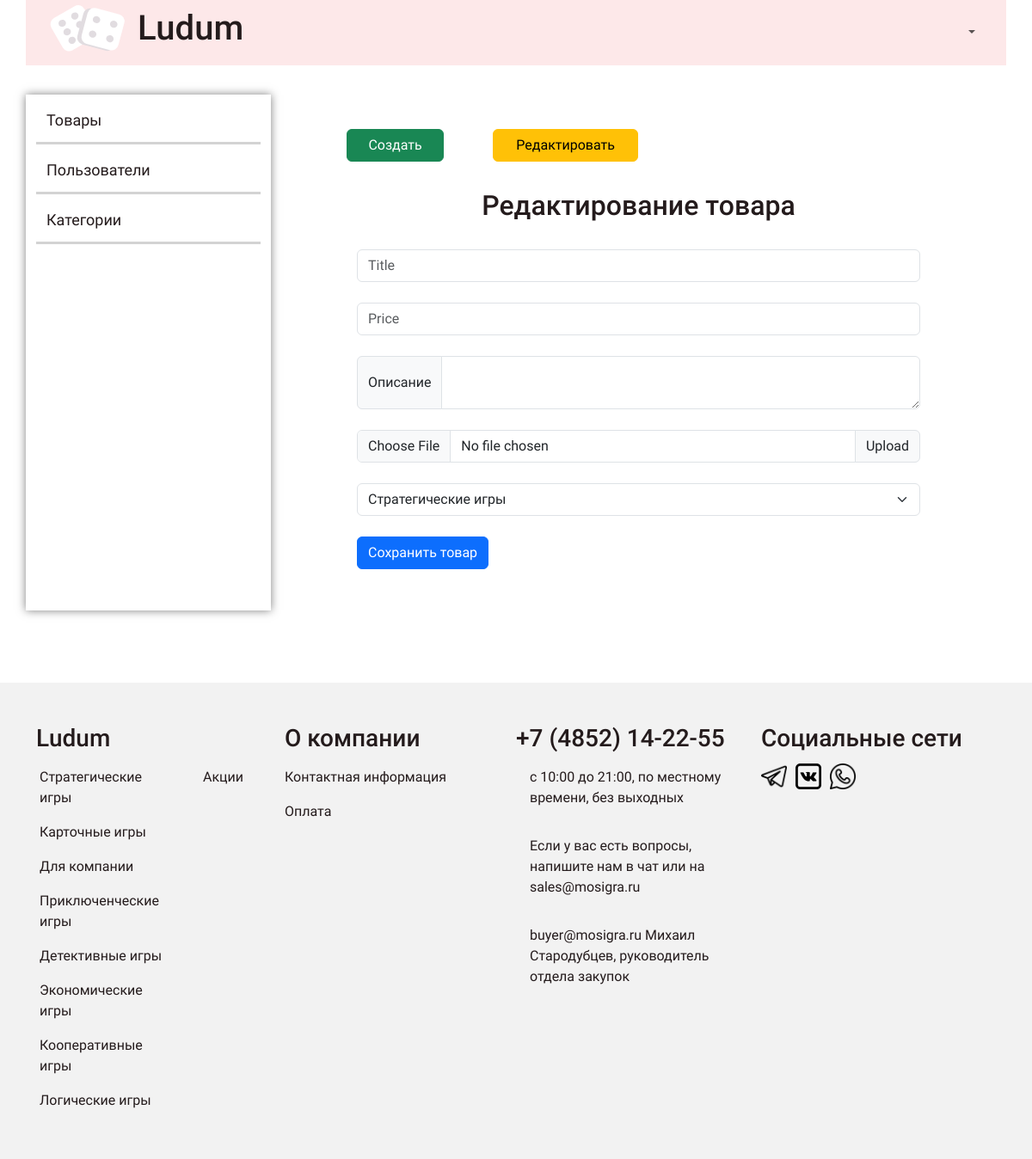
/admin/posts/edit.php, run on the app's committed database.
### tables this page shows
CREATE TABLE `category` (
  `id` int(11) NOT NULL,
  `name` varchar(128) NOT NULL,
  `description` varchar(256) NOT NULL
);

### app/controllers/posts.php (called while the page is built, shortened)
<?php
include SITE_ROOT . "/app/database/db.php";
$price='';
$errMsg = [];
$allCategory = selectAll('category');
if($_SERVER['REQUEST_METHOD'] === 'POST' && isset($_POST['add_post'])){
    if(!empty($_FILES['img']['name'])){
        $imgName = time() . "_" . $_FILES['img']['name'];
        $fileTmpName = $_FILES['img']['tmp_name'];
        $fileType = $_FILES['img']['type'];
        $destination = ROOT_PATH . "\assets\posts\\" . $imgName;
        if(strpos($fileType, 'image')===false){
            array_push($errMsg, "Подгружаемый файл не является изображением");
        }
        else{
            $result = move_uploaded_file($fileTmpName, $destination);
            if($result){
                $_POST['img'] = $imgName;
            }else{
                array_push($errMsg, "Ошибка загрузки изображения на сервер");
            }
        }
    }else{
        array_push($errMsg, "Ошибка получения изображения");
    }
    $title = trim($_POST['title']);
    $price = trim($_POST['price']);
    $topic = trim($_POST['topic']);
    $content = trim($_POST['content']);
    if($title === '' || $price === '' || $topic ===''){
        array_push($errMsg, "Не все поля заполнены!");
    }elseif (mb_strlen($title, 'UTF8') < 5) {
        array_push($errMsg, "Название товара должно быть более 5-и символов");
    }else{
        $existence = selectOne('games', ['name' => $title]);
        if ($existence['name'] === $title){
            array_push($errMsg, "Товар уже существует");
        }
        else{
            $post = [
                'image' => $_POST['img'],
                'name' => $title,
                'price' => $price,
                'description' => $content,
                'id_category' => $topic
            ];
            $post = insert('games', $post);
            header('location:' . BASE_URL . 'admin/posts/index.php');
        }
    }
}
else{
    $title = '';
}
?>

### app/database/db.php (called while the page is built, shortened)
<?php
require('connect.php');
function dbCheckError($query){
    $errInfo = $query->errorInfo();
    return true;
}
function selectAll($table, $params =[]){
    global $pdo;
    $sql = "SELECT * FROM $table";
    $query = $pdo->prepare($sql);
    $query->execute();
    return $query->fetchAll();
}

### admin/posts/edit.php (the view, shortened to what this page needs)
<?php
    include("../../app/controllers/posts.php");
?>
<!DOCTYPE html>
<html lang="en">
<head>
    <link rel="stylesheet" type="text/css" href="../../css/bootstrap.min.css">
    <link rel="stylesheet" type="text/css" href="../../css/admin.css">
</head>
<body>
  <?php
    include("../../app/include/header-admin.php");
  ?>
  <div class="container">
    <?php include("../../app/include/sidebar-admin.php");?>
        <div class="posts col-9">
            <div class="row button">
                <a href="<?php echo BASE_URL . "admin/posts/create.php"; ?>" class="col-2 btn btn-success">Создать</a>
                <div class="col-1"></div>
                <a href="<?php echo BASE_URL . "admin/posts/index.php"; ?>" class="col-3 btn btn-warning">Редактировать</a>
            </div>
            <div class="row title-table">
                <h2>Редактирование товара</h2>
            </div>
            <div class="row">
                <form action="edit.php" method="post" enctype="multipart/form-data">
                    <div class="col my-4">
                        <input name="title" value="<?=$title; ?>" type="text" class="form-control" placeholder="Title" aria-label="Название товара" >
                    </div>
                    <div class="col my-4">
                        <input name="price" value="<?=$price; ?>" type="text" class="form-control" placeholder="Price" aria-label="Стоимость" >
                    </div>
                    <div class="input-group col mb-4">
                        <span class="input-group-text">Описание</span>
                        <textarea id="editor" name="content" class="form-control" aria-label="With textarea"><?=$content;?></textarea>
                    </div>
                    <div class="col input-group my-4">
                        <input name="img" type="file" class="form-control" id="inputGroupFile2">
                        <label for="inputGroupFile2" class="input-group-text">Upload</label>
                    </div>
                    <select name="topic" class="form-select my-4" aria-label="Default select example">
                        <?php foreach($allCategory as $key => $category):?>
                            <option value="<?=$category['id']?>"><?=$category['name']?></option>
                        <?php endforeach; ?>
                    </select>
                    <div class="col my-4">
                        <button name="edit_post" class="btn btn-primary" type="submit">Сохранить товар</button>
                    </div>
                </form>
            </div>
        </div>
    </div>
  </div>
  <?php
    include("../../app/include/footer-admin.php");
  ?>
</body>
</html>

### app/include/footer-admin.php
<?php $allcat = selectAll('category'); ?>
<div class="container-fluid footer">
  <div class="container mt-2">
    <div class="row div_foot_row">
      <div class="d-none d-md-block col-md-3 py-5 ">
        <div class="row ">
          <h3>Ludum</h3>
          <div class="col-8 col-md-8 col-lg-8 div_foot_text">
            <ul class="nav flex-column footer__ul">
            <?php foreach($allcat as $key => $cat):?>
          <li class="nav-item">
            <a class="nav-link" href="<?=BASE_URL . 'category.php?id=' . $cat['id']; ?>"><?=$cat['name']; ?></a>
          </li>
          <?php endforeach; ?>
            </ul>
          </div>
          <div class="col-4 col-md-4 col-lg-4 div_foot_text">
            <ul class="nav flex-column footer__ul">
              <li class="nav-item">
                <a class="nav-link" href="#">Акции</a>
              </li>
            </ul>
          </div>
        </div>
      </div>
      <div class="d-none d-md-block col-md-3 py-5 foot__about div_foot_text">
      <h3>О компании</h3>
          <ul class="nav flex-column footer__ul">
            <li class="nav-item">
              <a class="nav-link" href="#">Контактная информация</a>
            </li>
            <li class="nav-item">
              <a class="nav-link" href="#">Оплата</a>
            </li>
          </ul>
      </div>
      <div class="col-12 col-sm-12 col-md-3 py-sm-4 py-md-5 div_foot_text foot_md">
        <h3>+7 (4852) 14-22-55</h3>
          <ul class="nav flex-column sidebar__ul ">
            <li class="nav-item">
              <p class="foot-p " >с 10:00 до 21:00, по местному времени, без выходных</p>
            </li>
            <li class="nav-item">
              <p class="foot-p" >Если у вас есть вопросы, напишите нам в чат или на sales@mosigra.ru</p>
            </li>
            <li class="nav-item">
              <p class="foot-p" >buyer@mosigra.ru Михаил Стародубцев, руководитель отдела закупок</p>
            </li>
          </ul>
      </div>
      <div class="col-sm-12 col-md-3 pb-sm-4 py-md-5 div_foot_text foot_md">
        <h3>Социальные сети</h3>
          <ul class="nav flex-row sidebar__ul foot_social">
            <li class="nav-item ">
              <a class="nav-link " href="#">
                <img src="<?php echo BASE_URL?>image/telegram.png" class=" d-inline-block " width="30" height="30" alt="Аккаунт" loading="lazy">
              </a>
            </li>
            <li class="nav-item">
              <a class="nav-link" href="#">
                <img src="<?php echo BASE_URL?>image/vk.png" class=" d-inline-block" width="30" height="30" alt="Аккаунт" loading="lazy">
              </a>
            </li>
            <li class="nav-item">
              <a class="nav-link" href="#">
                <img src="<?php echo BASE_URL?>image/watsaap.png" class=" d-inline-block" width="30" height="30" alt="Аккаунт" loading="lazy">
              </a>
            </li>
          </ul>
      </div>
    </div>
  </div>
  </div>

### css/admin.css (style rules this page uses)
* { margin: 0; padding: 0; font-family: 'Roboto','sans-serif','Helvetica'; color: #241B1C; }
body { background-color: white; min-width: 510px; }
@media screen and (min-width: 520px) { .div_foot_text .nav { --bs-nav-link-color: #241B1C; --bs-nav-link-hover-color: #241B1C; } }
@media (min-width: 576px) { .sidebar__ul { --bs-nav-link-hover-color: #FE9FA1; --bs-nav-link-color: #241B1C; } }
@media (min-width: 576px) { .sidebar__ul li a { color: #241B1C; } }
@media (min-width: 576px) { .footer { background-color: #f2f2f2; } }
@media (min-width: 576px) { .foot_md { text-align: center; } }
@media (min-width: 576px) { .foot_social { display: flex; justify-content: space-evenly; } }
@media (min-width: 768px) { .sidebar__ul { --bs-nav-link-hover-color: #FE9FA1; --bs-nav-link-color: #241B1C; } }
@media (min-width: 768px) { .sidebar__ul li a { font-size: 12px; color: #241B1C; padding: 4px 0px; } }
@media (min-width: 768px) { .div_foot_row h3 { font-size: calc(0.8rem + .6vw) !important; } }
@media (min-width: 768px) { .footer__ul li a { text-decoration: none; color: #241B1C; font-size: 12px; } }
@media (min-width: 768px) { .foot-p { font-size: 12px; } }
@media (min-width: 768px) { .foot__about { padding-left: 2rem; } }
@media (min-width: 768px) { .foot__about h3 { padding-left: 16px; } }
@media (min-width: 768px) { .div_foot_row .row > * { padding-right: 0; } }
@media (min-width: 768px) { .div_foot_text { padding: 0; } }
@media (min-width: 768px) { .foot_social li a { margin: 0 10px 0 0; } }
@media (min-width: 768px) { .foot_md { text-align: left ; } }
@media (min-width: 768px) { .foot_social { display: flex; justify-content: flex-start; } }
@media (min-width: 992px) { .div_foot_row h3 { font-size: calc(1rem + .6vw) !important; } }
@media (min-width: 992px) { .footer__ul li a { text-decoration: none; color: #241B1C; font-size: 14px; } }
@media (min-width: 992px) { .foot-p { font-size: 14px; } }
@media (min-width: 992px) { .foot__about { padding-left: 3rem; } }
@media (min-width: 992px) { .foot__about h3 { padding-left: 16px; } }
@media (min-width: 992px) { .div_foot_row .row > * { padding-right: 0; } }
@media (min-width: 992px) { .div_foot_text { padding: 0; } }
@media (min-width: 992px) { .foot_md { text-align: left; } }
@media screen and (min-width:1200px) { .nav-link { font-size: 16px; } }
@media screen and (min-width:1200px) { .posts { height: 100%; padding: 40px 100px 100px; overflow-y: scroll; } }
@media screen and (min-width:1200px) { .posts h2 { text-align: center; margin: 2rem 0 0.5rem; } }
@media screen and (min-width:1200px) { .sidebar__ul { --bs-nav-link-hover-color: #FE9FA1; --bs-nav-link-color: #241B1C; } }
@media screen and (min-width:1200px) { .sidebar__ul li { padding: 0; } }
@media screen and (min-width:1200px) { .sidebar__ul li a { font-size: 18px; color: #241B1C; } }
@media screen and (min-width:1200px) { .foot-p { font-size: 16px; margin: 0 0 16px; padding: 8px 16px; } }
@media screen and (min-width:1200px) { .div_foot_row h3 { font-size: calc(1.3rem + .6vw) !important; } }
@media screen and (min-width:1200px) { .footer__ul li a { text-decoration: none; color: #241B1C; font-size: 16px; } }
@media screen and (min-width:1200px) { .div_foot_text .nav { --bs-nav-link-color: #241B1C; --bs-nav-link-hover-color: #241B1C; } }
@media screen and (min-width:1200px) { .foot-p { font-size: 16px; } }
@media screen and (min-width:1200px) { .foot__about { padding-left: 3rem; } }
@media screen and (min-width:1200px) { .div_foot_row .row > * { padding-right: 0; } }
@media screen and (min-width:1200px) { .div_foot_text { padding: 0; } }

### data on the page
category: name "Стратегические игры"
category: name "Карточные игры"
category: name "Для компании"
category: name "Приключенческие игры"
category: name "Детективные игры"
category: name "Экономические игры"
category: name "Кооперативные игры"
category: name "Логические игры"

### other printed values
form field topic "Стратегические игры"
